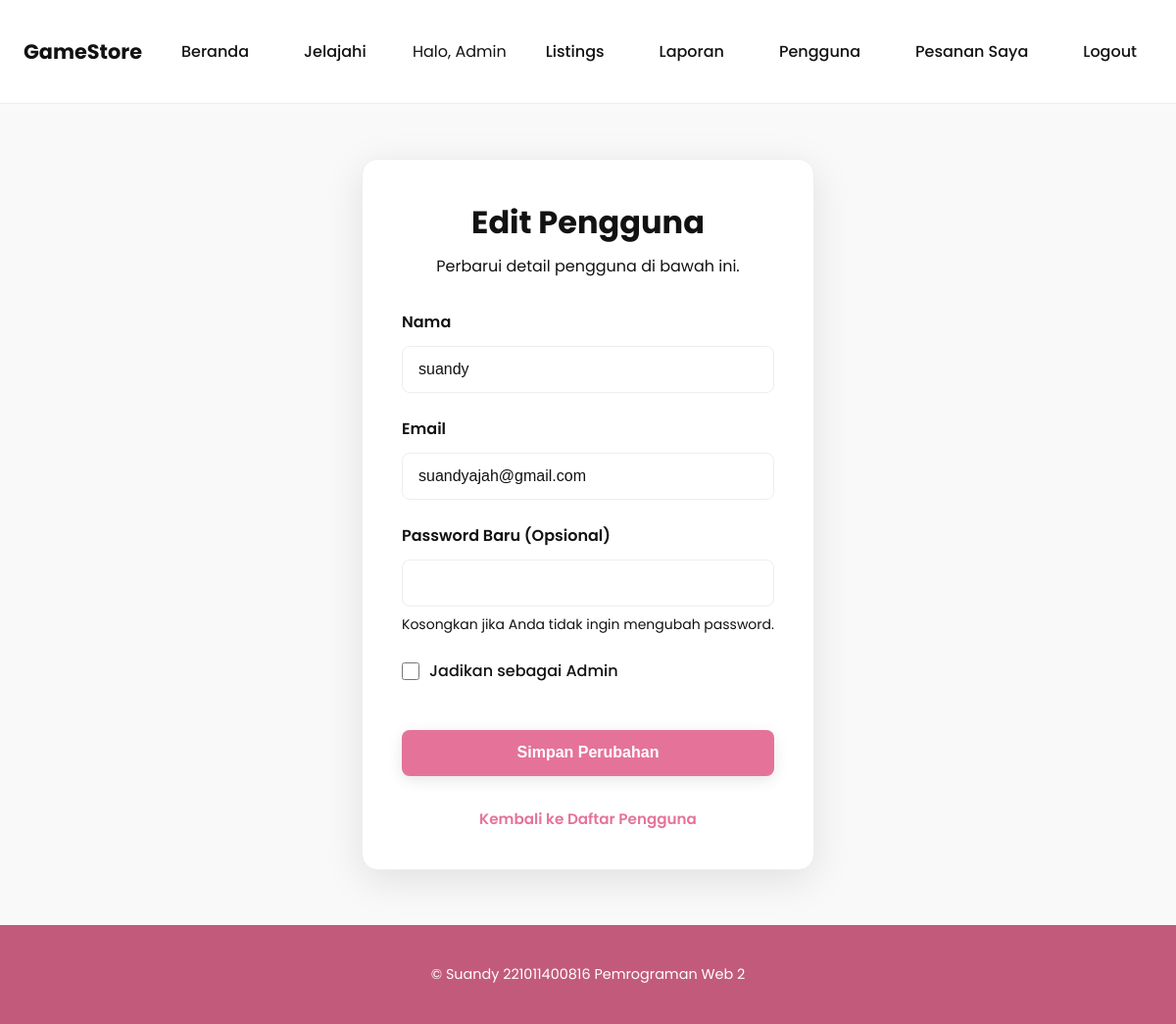
Page /admin_edit_user.php?id=3 (signed in) on the committed database.
### tables this page shows
CREATE TABLE `users` (
  `id` int(11) NOT NULL,
  `name` varchar(255) NOT NULL,
  `email` varchar(255) NOT NULL,
  `password` varchar(255) NOT NULL,
  `is_admin` tinyint(1) DEFAULT 0,
  `created_at` timestamp NOT NULL DEFAULT current_timestamp()
);

### auth.php (called while the page is built, shortened)
<?php
function current_user($pdo) {
    $stmt = $pdo->prepare("SELECT * FROM users WHERE id = ?");
    $stmt->execute([$_SESSION['user_id']]);
    return $stmt->fetch();
}

### admin_edit_user.php (the view, shortened to what this page needs)
<?php
require_once 'db.php';
require_once 'auth.php';
$id = $_GET['id'] ?? null;
$stmt = $pdo->prepare("SELECT * FROM users WHERE id = ?");
$stmt->execute([$id]);
$user = $stmt->fetch();
$name = $user['name'];
$email = $user['email'];
$is_admin = $user['is_admin'];
include 'header.php';
?>
<div class="auth-container">
    <div class="auth-card">
        <div class="auth-header">
            <h1>Edit Pengguna</h1>
            <p>Perbarui detail pengguna di bawah ini.</p>
        </div>
        <form method="POST" class="auth-form">
            <div class="form-group">
                <label for="name">Nama</label>
                <input type="text" name="name" id="name" value="<?= htmlspecialchars($name) ?>" required>
            </div>
            <div class="form-group">
                <label for="email">Email</label>
                <input type="email" name="email" id="email" value="<?= htmlspecialchars($email) ?>" required>
            </div>
            <div class="form-group">
                <label for="password">Password Baru (Opsional)</label>
                <input type="password" name="password" id="password">
                <small>Kosongkan jika Anda tidak ingin mengubah password.</small>
            </div>
            <div class="form-group">
                <label class="checkbox-label" for="is_admin">
                    <input type="checkbox" name="is_admin" id="is_admin" value="1" <?= $is_admin ? 'checked' : '' ?>>
                    <span>Jadikan sebagai Admin</span>
                </label>
            </div>
            <button type="submit" class="btn btn-primary btn-block">Simpan Perubahan</button>
        </form>
        <div class="auth-footer">
            <a href="admin_users.php">Kembali ke Daftar Pengguna</a>
        </div>
    </div>
</div>
<?php include 'footer.php'; ?>

### header.php (shortened to what this page needs)
<?php
require_once 'auth.php';
$user = current_user($pdo);
$current_page = basename($_SERVER['PHP_SELF']);
function is_active($page_name, $current_page) {
    return $page_name === $current_page ? 'active' : '';
}
?>
<!DOCTYPE html>
<html lang="id">
<head>
    <link rel="stylesheet" href="https://cdnjs.cloudflare.com/ajax/libs/font-awesome/6.0.0-beta3/css/all.min.css">
</head>
<body>
<header class="main-header">
    <div class="container">
        <div class="header-content">
            <div class="header-left">
                <a href="index.php" class="brand-logo">GameStore</a>
                <nav class="main-nav">
                    <a href="index.php" class="nav-link <?= is_active('index.php', $current_page) ?>">Beranda</a>
                    <a href="listing.php" class="nav-link <?= is_active('listing.php', $current_page) ?>">Jelajahi</a>
                </nav>
            </div>
            <div class="header-right">
                <div class="header-actions">
                    <?php if($user): ?>
                        <span class="header-user-name">Halo, <?= htmlspecialchars($user['name']) ?></span>
                        <?php if($user['is_admin']): ?>
                            <a href="admin_panel.php" class="nav-link <?= is_active('admin_panel.php', $current_page) ?>">Listings</a>
                            <a href="admin_sales.php" class="nav-link <?= is_active('admin_sales.php', $current_page) ?>">Laporan</a>
                            <a href="admin_users.php" class="nav-link <?= is_active('admin_users.php', $current_page) ?>">Pengguna</a>
                        <?php endif; ?>
                        <a href="orders.php" class="nav-link <?= is_active('orders.php', $current_page) ?>">Pesanan Saya</a>
                        <a href="logout.php" class="nav-link">Logout</a>
                    <?php else: ?>
                        <a href="login.php" class="btn btn-secondary btn-sm">Login</a>
                        <a href="register.php" class="btn btn-primary btn-sm">Daftar</a>
                    <?php endif; ?>
                </div>
            </div>
        </div>
    </div>
</header>
<div class="container">

### header.php (style rules this page uses)
:root { --bg-color: #f9f9f9; --primary-color: #E57399; --secondary-color: #C25A7C; --text-color: #121212; --text-on-primary: #FFFFFF; --card-bg: #FFFFFF; --border-color: #eeeeee; --shadow-color: rgba(229, 115, 153, 0.2); --danger-color: #dc3545; --font-family: 'Poppins', sans-serif; }
* { box-sizing: border-box; margin: 0; padding: 0; }
body { font-family: var(--font-family); background: var(--bg-color); color: var(--text-color); animation: fadeIn 0.5s ease-out; display: flex; flex-direction: column; min-height: 100vh; }
.container { max-width: 1200px; margin: auto; padding: 1.5rem; flex: 1; }
h1, h2, h3, h4, h5, h6 { color: var(--text-color); margin-bottom: 1rem; font-weight: 600; }
a { color: var(--primary-color); text-decoration: none; transition: color 0.3s; font-weight: 600; }
.btn { background: var(--primary-color); color: var(--text-on-primary); border: none; padding: 0.7rem 1.5rem; border-radius: 8px; cursor: pointer; text-decoration: none; display: inline-block; font-weight: 600; transition: transform 0.3s, box-shadow 0.3s, background-color 0.3s; box-shadow: 0 4px 15px rgba(0,0,0,0.1); }
.main-header { background: var(--card-bg); border-bottom: 1px solid var(--border-color); position: sticky; top: 0; z-index: 1000; padding: 0.5rem 0; }
.header-content { display: flex; justify-content: space-between; align-items: center; }
.header-left, .header-right { display: flex; align-items: center; }
.brand-logo { font-size: 1.3rem; font-weight: 700; color: var(--text-color); margin-right: 1.5rem; }
.main-nav { display: none; }
@media (min-width: 768px) { .main-nav { display: flex; gap: 1.5rem; } }
.nav-link { padding: 0.5rem 1rem; color: var(--text-color); font-weight: 500; border-radius: 6px; transition: background-color 0.3s, color 0.3s; white-space: nowrap; }
.header-right { display: flex; align-items: center; }
.header-actions { display: flex; align-items: center; gap: 1.5rem; }

### admin_edit_user.php (style rules this page uses)
.auth-container { display: flex; justify-content: center; align-items: flex-start; padding: 2rem; min-height: calc(100vh - 150px); }
.auth-card { background: var(--card-bg); padding: 2.5rem; border-radius: 16px; box-shadow: 0 10px 40px rgba(0,0,0,0.1); border: 1px solid var(--border-color); width: 100%; max-width: 550px; }
.auth-header { text-align: center; margin-bottom: 2rem; }
.auth-header h1 { font-size: 2rem; font-weight: 700; margin-bottom: 0.5rem; color: var(--text-color); }
.auth-header p { font-size: 1rem; color: var(--text-muted); }
.auth-form .form-group { margin-bottom: 1.5rem; }
.auth-form label { font-weight: 600; display: block; margin-bottom: 0.75rem; color: var(--text-color); }
.auth-form input[type="text"], .auth-form input[type="email"], .auth-form input[type="password"] { width: 100%; padding: 14px 16px; border: 1px solid var(--border-color); border-radius: 8px; background-color: var(--input-bg); font-size: 1rem; color: var(--text-color); transition: border-color 0.3s, box-shadow 0.3s; }
.auth-form small { display: block; margin-top: 0.5rem; font-size: 0.875rem; color: var(--text-muted); }
.form-group .checkbox-label { display: flex; align-items: center; cursor: pointer; font-weight: 500; }
.form-group .checkbox-label input { margin-right: 10px; height: 18px; width: 18px; }
.btn-block { width: 100%; padding: 0.9rem; font-size: 1rem; font-weight: 600; margin-top: 1.5rem; }
.auth-footer { text-align: center; margin-top: 2rem; font-size: 0.95rem; }
.auth-footer a { color: var(--primary-color); text-decoration: none; font-weight: 600; transition: text-decoration 0.3s; }

### rows in the picture
users: name "Admin"
users: name "suandy", email "suandyajah@gmail.com"
